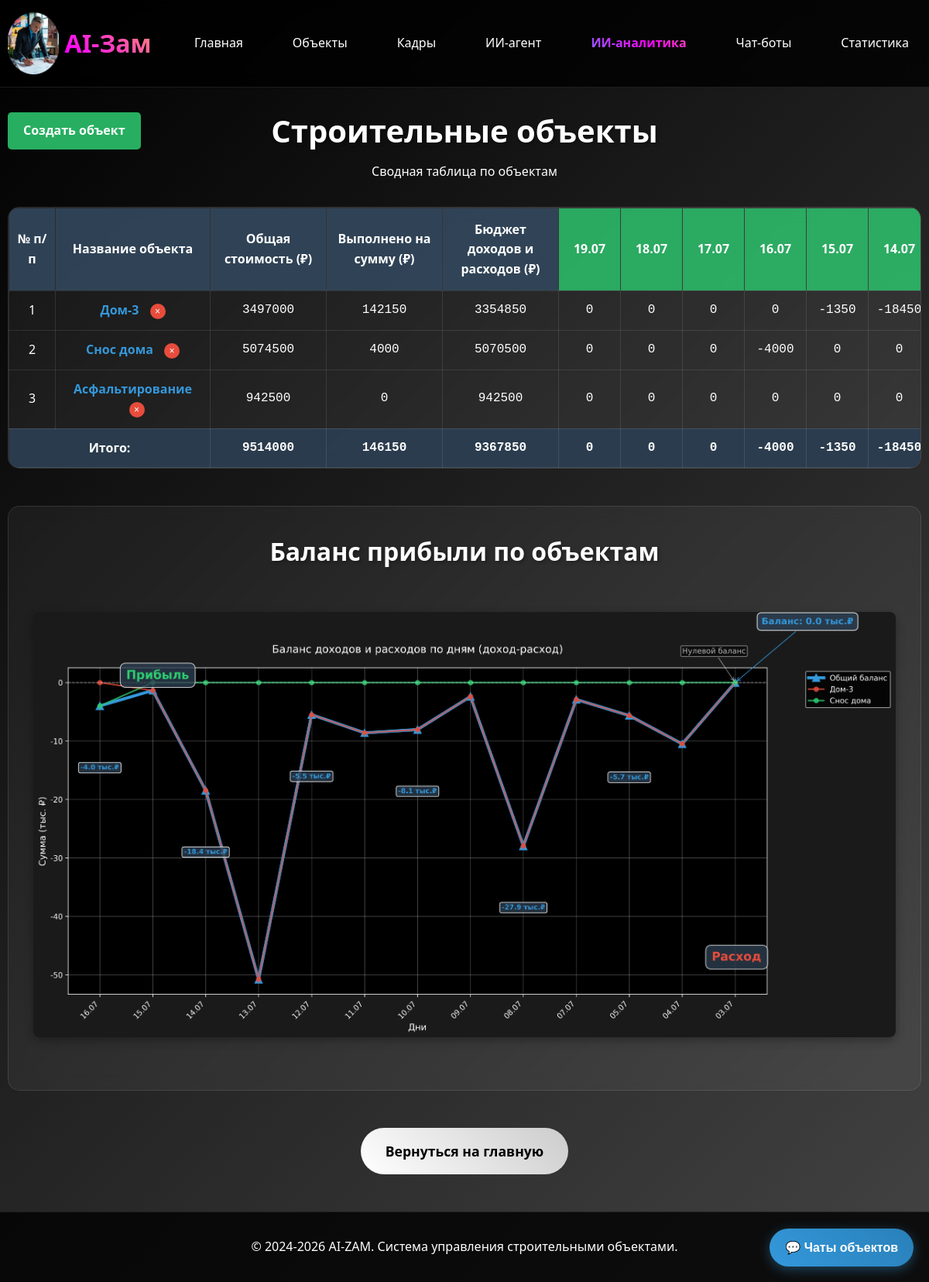
The app's page /objects/, older data.
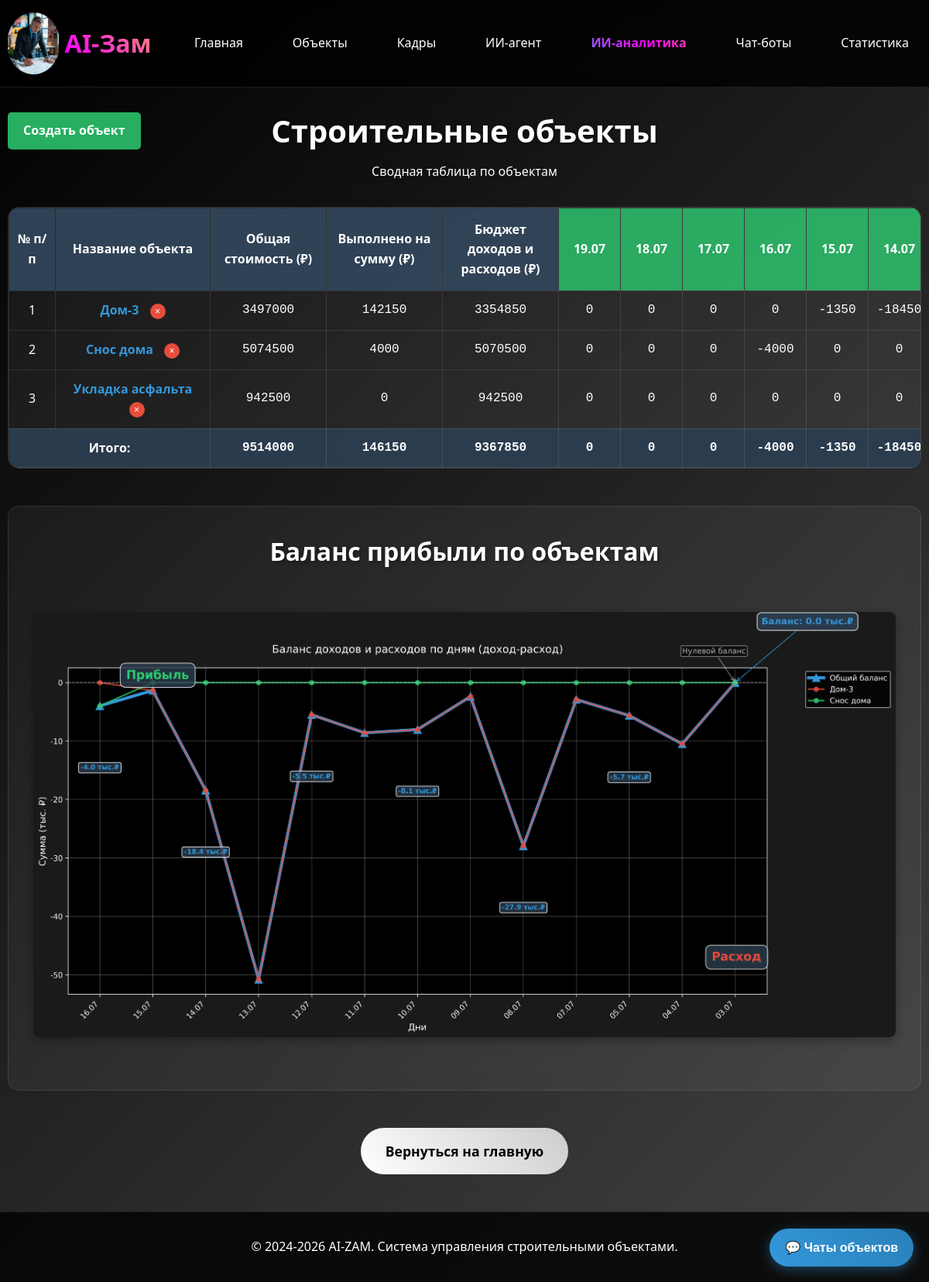
The same page, newer data.
### object/models.py (models this page shows, shortened)
class Objekt(models.Model):
    STATUS_CHOICES = [
        ('планируется', 'Планируется'),
        ('в работе', 'В работе'),
        ('завершён', 'Завершён'),
    ]
    nazvanie = models.CharField(max_length=255, verbose_name="Название")
    organizaciya = models.ForeignKey(
        'sotrudniki.Organizaciya',
        on_delete=models.CASCADE,
        verbose_name="Организация",
        related_name="objekty",
        null=True,
        blank=True
    )
    otvetstvennyj = models.CharField(max_length=255, default="Иванов Иван Иванович", verbose_name="Ответственный")
    data_nachala = models.DateField(verbose_name="Дата начала")
    data_plan_zaversheniya = models.DateField(verbose_name="Дата план завершения")
    data_fakt_zaversheniya = models.DateField(null=True, blank=True, verbose_name="Дата факт завершения")
    status = models.CharField(max_length=20, choices=STATUS_CHOICES, default='планируется', verbose_name="Статус")
    is_active = models.BooleanField(default=True, verbose_name="Активный")
    sotrudniki = models.ManyToManyField(
        'sotrudniki.Sotrudnik',
        verbose_name="Сотрудники",
        blank=True,
        related_name="objekty_work",
        help_text="Сотрудники, работающие на данном объекте"
    )
    chat_id = models.CharField(max_length=255, null=True, blank=True, verbose_name="ID чата")
    class Meta:
        verbose_name = "Объект"
        verbose_name_plural = "Объекты"
        db_table = 'objekt'

### object/views.py (the view, shortened to what this page needs)
# urls.py: path('objects/', objects_list, name='objects_list'),
def objects_list(request):
    print("\n\n*** objects_list view called ***\n\n")
    objects = Objekt.objects.filter(is_active=True)
    today = datetime.now().date()
    days = [today - timedelta(days=i) for i in range(20)]
    objects_with_info = []
    total_budget = 0.0
    total_completed = 0.0
    total_daily_balance = {}
    daily_income_data = {}
    daily_expense_data = {}
    for obj in objects:
        planned_resources = ResursyPoObjektu.objects.filter(objekt=obj).select_related('resurs', 'resurs__kategoriya_resursa')
        total_cost = sum(float(r.kolichestvo) * float(r.cena) for r in planned_resources)
        fakticheskij_resursy = FakticheskijResursPoObjektu.objects.filter(
            resurs_po_objektu__objekt=obj
        )
        completed_cost = 0.0
        daily_expenses = {}  # Словарь для хранения расходов по дням
        for fr in fakticheskij_resursy:
            rashody = RaskhodResursa.objects.filter(fakticheskij_resurs=fr)
            resource_cost = float(fr.resurs_po_objektu.cena)
            for rr in rashody:
                izraskhodovano = float(rr.izraskhodovano)
                expense_amount = izraskhodovano * resource_cost
                completed_cost += expense_amount
                date_key = rr.data.strftime('%Y-%m-%d')
                if date_key not in daily_expenses:
                    daily_expenses[date_key] = 0.0
                daily_expenses[date_key] += expense_amount
        income_resources = ResursyPoObjektu.objects.filter(
            objekt=obj,
            resurs__kategoriya_resursa__nazvanie='Подрядные организации'
        ).select_related('resurs', 'resurs__kategoriya_resursa')
        income_fakticheskij_resursy = FakticheskijResursPoObjektu.objects.filter(
            resurs_po_objektu__objekt=obj,
            resurs_po_objektu__resurs__kategoriya_resursa__nazvanie='Подрядные организации'
        )
        daily_income = {}  # Словарь для хранения доходов по дням
        budget_balance = total_cost - completed_cost
        daily_balance = {}
        svodnaya_data = SvodnayaRaskhodDokhodPoDnyam.objects.filter(objekt=obj)
        for svodnaya in svodnaya_data:
            day_key = svodnaya.data.strftime('%Y-%m-%d')
            daily_balance[day_key] = float(svodnaya.balans)
        objects_with_info.append({
            'object': obj,
            'total_cost': total_cost,
            'completed_cost': completed_cost,
            'budget_balance': budget_balance,
            'daily_expenses': daily_expenses,
            'daily_income': daily_income,
            'daily_balance': daily_balance,
        })
        total_budget += total_cost
        total_completed += completed_cost
        for svodnaya in svodnaya_data:
            day_key = svodnaya.data.strftime('%Y-%m-%d')
            if day_key not in daily_expense_data:
                daily_expense_data[day_key] = 0.0
            daily_expense_data[day_key] += float(svodnaya.raskhod)
            if day_key not in daily_income_data:
                daily_income_data[day_key] = 0.0
            daily_income_data[day_key] += float(svodnaya.dokhod)
            if day_key not in total_daily_balance:
                total_daily_balance[day_key] = 0.0
            total_daily_balance[day_key] += float(svodnaya.balans)
    chart_path = create_profit_balance_charts(objects_with_info, days, daily_income_data, daily_expense_data)
    context = {
        'objects_with_info': objects_with_info,
        'days': days,
        'total_budget': total_budget,
        'total_completed': total_completed,
        'total_balance': total_budget - total_completed,
        'total_daily_balance': total_daily_balance,
        'chart_path': chart_path if chart_path else None,
    }
    return render(request, 'object/objects_list.html', context)

### object/templatetags/object_filters.py (called while the page is built)
@register.filter
def get_item(dictionary, key):
    if dictionary is None:
        return []
    return dictionary.get(key, [])

### object/templates/object/objects_list.html (shortened to what this page needs)
{% extends 'base/base.html' %}
{% load static %}
{% load object_filters %}
{% block content %}
<section class="page-title">
    <div style="display: flex; align-items: center; justify-content: center; margin-bottom: 1rem; width: 100%; max-width: 1200px; margin-left: auto; margin-right: auto; position: relative;">
        <a href="/objects/create/" class="btn-create" style="background: #27ae60; color: white; padding: 12px 20px; border-radius: 5px; text-decoration: none; font-weight: bold; height: 48px; display: flex; align-items: center; position: absolute; left: 0;">Создать объект</a>
        <h1 style="margin: 0; font-size: 2.5rem; line-height: 48px; text-align: center;">Строительные объекты</h1>
    </div>
    <p>Сводная таблица по объектам</p>
</section>
<section class="objects-table-container">
    <table class="objects-table">
        <thead>
            <tr>
                <th>№ п/п</th>
                <th>Название объекта</th>
                <th>Общая стоимость (₽)</th>
                <th>Выполнено на сумму (₽)</th>
                <th>Бюджет доходов и расходов (₽)</th>
                {% for day in days %}
                <th style="background: rgba(46, 204, 113, 0.8);">{{ day|date:"d.m" }}</th>
                {% endfor %}
            </tr>
        </thead>
        <tbody>
            {% for item in objects_with_info %}
            <tr>
                <td>{{ forloop.counter }}</td>
                <td>
                    <a href="/objects/{{ item.object.id }}/" class="object-link">
                        {{ item.object.nazvanie }}
                    </a>
                    <button onclick="deleteObject({{ item.object.id }})" style="background: #e74c3c; color: white; border: none; padding: 2px 6px; border-radius: 50%; margin-left: 10px; cursor: pointer; font-size: 12px; width: 20px; height: 20px; display: inline-flex; align-items: center; justify-content: center;" title="Удалить объект">×</button>
                </td>
                <td class="number-cell">{{ item.total_cost|floatformat:0 }}</td>
                <td class="number-cell">{{ item.completed_cost|floatformat:0 }}</td>
                <td class="number-cell">{{ item.budget_balance|floatformat:0 }}</td>
                {% for day in days %}
                <td class="number-cell">
                    {% with day_key=day|date:"Y-m-d" %}
                        {% if day_key in item.daily_balance %}
                            {{ item.daily_balance|get_item:day_key|floatformat:0 }}
                        {% else %}
                            0
                        {% endif %}
                    {% endwith %}
                </td>
                {% endfor %}
            </tr>
            {% endfor %}
            {% if objects_with_info %}
            <tr class="total-row">
                <td colspan="2"><strong>Итого:</strong></td>
                <td class="number-cell"><strong>{{ total_budget|floatformat:0 }}</strong></td>
                <td class="number-cell"><strong>{{ total_completed|floatformat:0 }}</strong></td>
                <td class="number-cell"><strong>{{ total_balance|floatformat:0 }}</strong></td>
                {% for day in days %}
                <td class="number-cell">
                    <strong>
                        {% with day_key=day|date:"Y-m-d" %}
                            {% if day_key in total_daily_balance %}
                                {{ total_daily_balance|get_item:day_key|floatformat:0 }}
                            {% else %}
                                0
                            {% endif %}
                        {% endwith %}
                    </strong>
                </td>
                {% endfor %}
            </tr>
            {% endif %}
        </tbody>
    </table>
</section>
{% if chart_path %}
<section class="charts-section">
    <div class="charts-container">
        <h2>Баланс прибыли по объектам</h2>
        <div class="chart-wrapper">
            <img src="{% static chart_path %}" alt="График баланса прибыли по объектам" class="profit-chart">
        </div>
    </div>
</section>
{% endif %}
<section class="back-link">
    <a href="/" class="btn-back">Вернуться на главную</a>
</section>
<div class="chat-widget">
    <button class="chat-toggle" onclick="toggleChat()">💬 Чаты объектов</button>
</div>
{% endblock %}

### templates/base/base.html (shortened to what this page needs)
{% load static %}
<!DOCTYPE html>
<html lang="ru">
<head>
</head>
<body>
    <header>
        <div class="container">
            <div class="header-content">
                <a href="/" class="logo">
                    <img src="{% static 'images/logo-ai.png' %}" alt="AI-Зам">
                    AI-Зам
                </a>
                <nav class="nav-links">
                    <a href="/">Главная</a>
                    <a href="/objects/">Объекты</a>
                    <a href="/kadry/">Кадры</a>
                    <a href="/ai-agent/">ИИ-агент</a>
                    <a href="/analytics/">ИИ-аналитика</a>
                    <a href="/telegram/">Чат-боты</a>
                    <a href="/telegram/stats/">Статистика</a>
                </nav>
            </div>
        </div>
    </header>
    <main class="container">
        {% block content %}{% endblock %}
    </main>
    <footer>
        <div class="container">
            <p>&copy; 2024-2026 AI-ZAM. Система управления строительными объектами.</p>
        </div>
    </footer>
</body>
</html>

Row changes from the older to the newer data that the page shows:
changed Objekt: object.nazvanie "Асфальтирование" → "Укладка асфальта"
